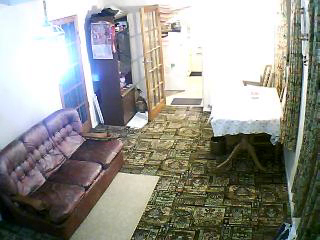
#> input picture frame 20 of walk.mp4, 320 x 240 px
$ python main.py
#> lines starting #> are read from the running program, lines starting #| are printed output that depends on the picture
### Codebook.py
import numpy as np

CODEWORD_MINMAX = 1
CODEWORD_VALUELIST = 2
CODEWORD_MULTIMINMAX = 3


class CodewordMinMax:
    def __init__(self):
        self.min = None
        self.max = None

    # [15 lines left out: functions addValue, checkValue, not called in this run]

class CodewordMultiMinMax:
    def __init__(self):
        self.pairs = []

    def addValue(self,val):
        added = False
        for pair in self.pairs:
            if pair[0] <= val <= pair[1]:
                added = True
                break
        if not added:
            #try extend an existing pair
            for pair in self.pairs:
                if pair[0] - 3 <= val <= pair[1] + 3:
                    pair[0] = min(pair[0],val)
                    pair[1] = max(pair[1],val)
                    added = True
                    break
        if not added:
            #make new pair
            self.pairs.append([val,val])

    # [5 lines left out: function checkValue, not called in this run]

class CodewordValueList:
    def __init__(self):
        self.vals = []

    def addValue(self, val):
        if val not in self.vals:
            self.vals.append(val)

    def checkValue(self, val):
        return val in self.vals


class Codebook(object):
    def __init__(self, width, height, type):
        self.width = width
        self.height = height
        self.type = type
        if self.type == CODEWORD_MINMAX:
            self.codes = [[CodewordMinMax() for x in range(height)] for y in range(width)]
        elif self.type == CODEWORD_VALUELIST:
            self.codes = [[CodewordValueList() for x in range(height)] for y in range(width)]
        elif self.type == CODEWORD_MULTIMINMAX:
            self.codes = [[CodewordMultiMinMax() for x in range(height)] for y in range(width)]

    def addFrame(self, frame):
        for x in range(self.width):
            for y in range(self.height):
                self.codes[x][y].addValue(frame[y][x])

    # [7 lines left out: function processFrame, not called in this run]

### main.py
import cv2
import numpy as np
import Codebook as cb
import matplotlib.pyplot as plt
import BlobExtractor as blob

FRAME_DELAY = 1
TRAINING_FRAMES = 50

def kern(size):
    return cv2.getStructuringElement(cv2.MORPH_ELLIPSE,(size,size))

def main():

    books = [cb.Codebook(320,240,cb.CODEWORD_MULTIMINMAX) for x in range(3)]
    cap = cv2.VideoCapture('walk.mp4')
    #loop through video
    plots = []

    fig = plt.gcf()
    fig.show()
    fig.canvas.draw()

    currentFrame = 0
    while True:
        ret, frame = cap.read()
#> frame is the input picture: shape (240, 320, 3); mean B, G, R 143.6, 150.3, 150.2
        if ret == True:
            frame = cv2.cvtColor(frame, cv2.COLOR_BGR2HSV)
#> frame: shape (240, 320, 3); mean H, S, V 56.5, 59.6, 158.6
            h,s,v = cv2.split(frame)
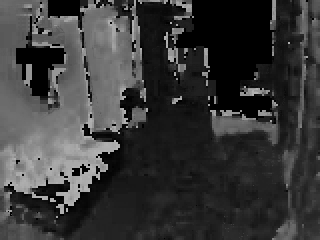
#> h: shape (240, 320); min 0, max 179, mean 56.5
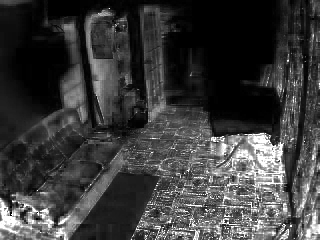
#> s: shape (240, 320); min 0, max 255, mean 59.6
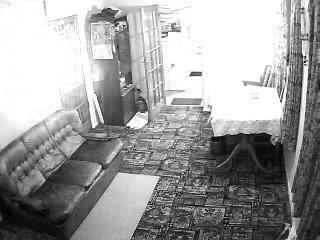
#> v: shape (240, 320); min 0, max 255, mean 158.6
            channels = np.array([h,s,v])
            if currentFrame < TRAINING_FRAMES:
                #train each channel with new frame
                for i in range(3):
                    books[i].addFrame(channels[i])
            else:
                #process all 3 channels
                for i in range(3):
                    channels[i] = books[i].processFrame(channels[i])
                #process the results
                # out = channels[0]
                out = channels[0]/3 + channels[1]/3 + channels[2]/3
                _,out = cv2.threshold(out,3*84,255,cv2.THRESH_BINARY)
                out = cv2.medianBlur(out, 5)
                out = cv2.morphologyEx(out, cv2.MORPH_CLOSE, kern(5))
                # out = cv2.morphologyEx(out, cv2.MORPH_CLOSE, kern(5))

                # ellipse = blob.blobByFScore(out)
                ellipse = blob.largestBlobs(out,2,minarea=500)
                if ellipse:
                    angle, _ = blob.ellipseStats(ellipse)
                    plots.append(angle)
                    plt.plot(plots)
                    fig.canvas.draw()
                    cv2.ellipse(out, ellipse, 100, 3)
                    # blob.ellipseStats(ellipse)


                cv2.imshow('fgmask',out)


            currentFrame += 1

            if currentFrame >= TRAINING_FRAMES:
                cv2.waitKey(FRAME_DELAY)

        else:
            break
    cap.release()
    cv2.destroyAllWindows()

if __name__ == "__main__":
#> (the run stopped early here; a loop or call above may not have finished)
